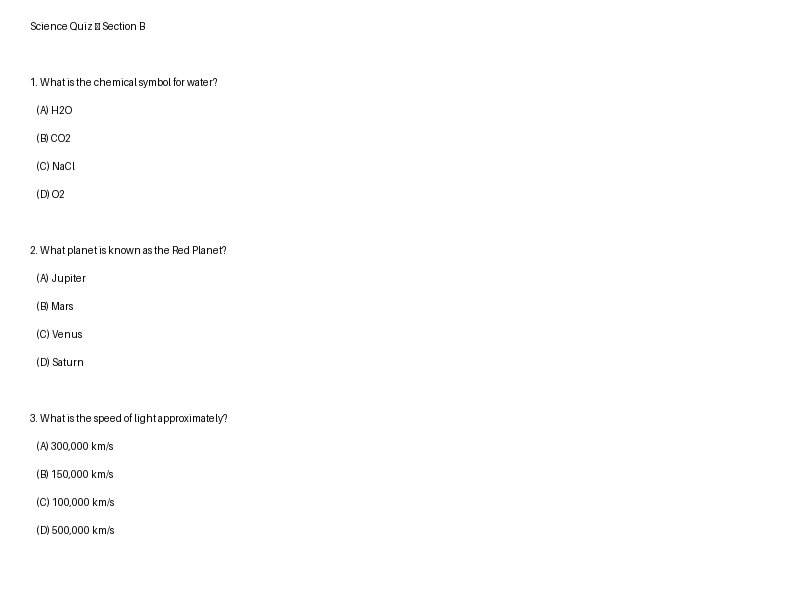
#> input picture backend/sample_documents/question_image.jpg, 800 x 600 px
$ python -i image_service.py   (imports and definitions only)
#> lines starting #> are read from the running program, lines starting #| are printed output that depends on the picture; after the words box and inside, x2 and y2 are one past the last pixel; in counts of white or black regions, pixels touching at a corner belong together
### backend/app/core/logging.py
"""Structured logging configuration."""

import logging
import structlog


# [16 lines left out: function setup_logging, not called in this run]


def get_logger(name: str = __name__):
    """Get a structured logger instance."""
    return structlog.get_logger(name)

### backend/app/services/image_service.py
"""Image service — preprocessing for OCR (grayscale, denoise, threshold, deskew)."""

import cv2
import numpy as np
from PIL import Image
from pathlib import Path
from app.core.logging import get_logger

# [1 line that did not run here, left out]


class ImageService:
    """Service for image preprocessing to improve OCR accuracy."""

    def preprocess_for_ocr(self, image_path: str, output_path: str = None) -> str:
        """Apply preprocessing pipeline and save result. Returns the output path."""
        img = cv2.imread(image_path)
#> img is the input picture: shape (600, 800, 3); min 0, max 255, mean 253.3
        if img is None:
            raise ValueError(f"Cannot read image: {image_path}")

        # Convert to grayscale
        gray = cv2.cvtColor(img, cv2.COLOR_BGR2GRAY)

        # Fast denoise (Gaussian blur is ~400x faster than fastNlMeans on full-page images)
        denoised = cv2.GaussianBlur(gray, (3, 3), 0)

        # Adaptive thresholding for better text contrast
        thresh = cv2.adaptiveThreshold(
            denoised, 255, cv2.ADAPTIVE_THRESH_GAUSSIAN_C,
            cv2.THRESH_BINARY, 11, 2
        )
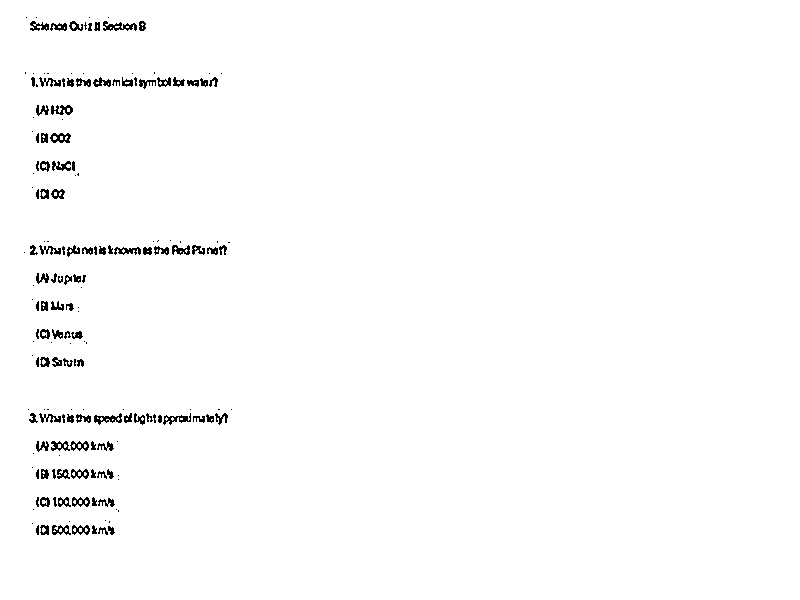
#> thresh: shape (600, 800); 98.6% white; black in thin lines or dots, all inside (x1, y1, x2, y2) = (24, 17, 232, 535)

        # Deskew
        deskewed = self._deskew(thresh)

        out = output_path or image_path
        cv2.imwrite(out, deskewed)
        logger.info("image_preprocessed", path=out)
        return out

    def _deskew(self, image: np.ndarray) -> np.ndarray:
        """Correct skew in a binary image."""
        try:
            coords = np.column_stack(np.where(image < 128))
#> coords = 6669 pairs, first value 17 to 534, second value 24 to 231
            if len(coords) < 100:
                return image
            angle = cv2.minAreaRect(coords)[-1]
#> angle = -89.31

            if angle < -45:
                angle = -(90 + angle)
#> angle = -0.686
            else:
                angle = -angle

            if abs(angle) < 0.5:
                return image

            (h, w) = image.shape[:2]
#> h = 600; w = 800
            center = (w // 2, h // 2)
#> center = (400, 300)
            M = cv2.getRotationMatrix2D(center, angle, 1.0)
#> M = [[1, -0.012, 3.62], [0.012, 1, -4.77]]
            rotated = cv2.warpAffine(
                image, M, (w, h),
                flags=cv2.INTER_CUBIC,
                borderMode=cv2.BORDER_REPLICATE,
            )
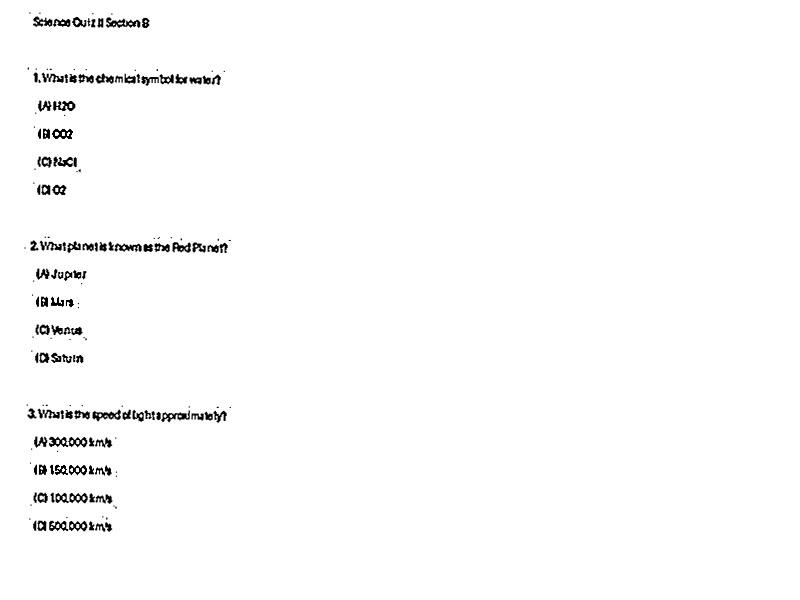
#> rotated: shape (600, 800); min 0, max 255, mean 251.4
            logger.info("image_deskewed", angle=round(angle, 2))
            return rotated
        except Exception:
            return image

    def detect_rotation(self, image_path: str) -> float:
        """Detect the rotation angle of the image (best-effort)."""
        try:
            img = cv2.imread(image_path, cv2.IMREAD_GRAYSCALE)
            if img is None:
                return 0.0
            coords = np.column_stack(np.where(img < 128))
            if len(coords) < 100:
                return 0.0
            angle = cv2.minAreaRect(coords)[-1]
            if angle < -45:
                angle = -(90 + angle)
            else:
                angle = -angle
            return round(angle, 2)
        except Exception:
            return 0.0

    def resize_if_needed(self, image_path: str, max_dim: int = 4000) -> str:
        """Resize image if it exceeds max dimension, preserving aspect ratio."""
        img = Image.open(image_path)
        w, h = img.size
        if max(w, h) <= max_dim:
            return image_path
        scale = max_dim / max(w, h)
        new_size = (int(w * scale), int(h * scale))
        img = img.resize(new_size, Image.LANCZOS)
        img.save(image_path)
        logger.info("image_resized", original=(w, h), new=new_size)
        return image_path

#> (the run stopped early here; a loop or call above may not have finished)
